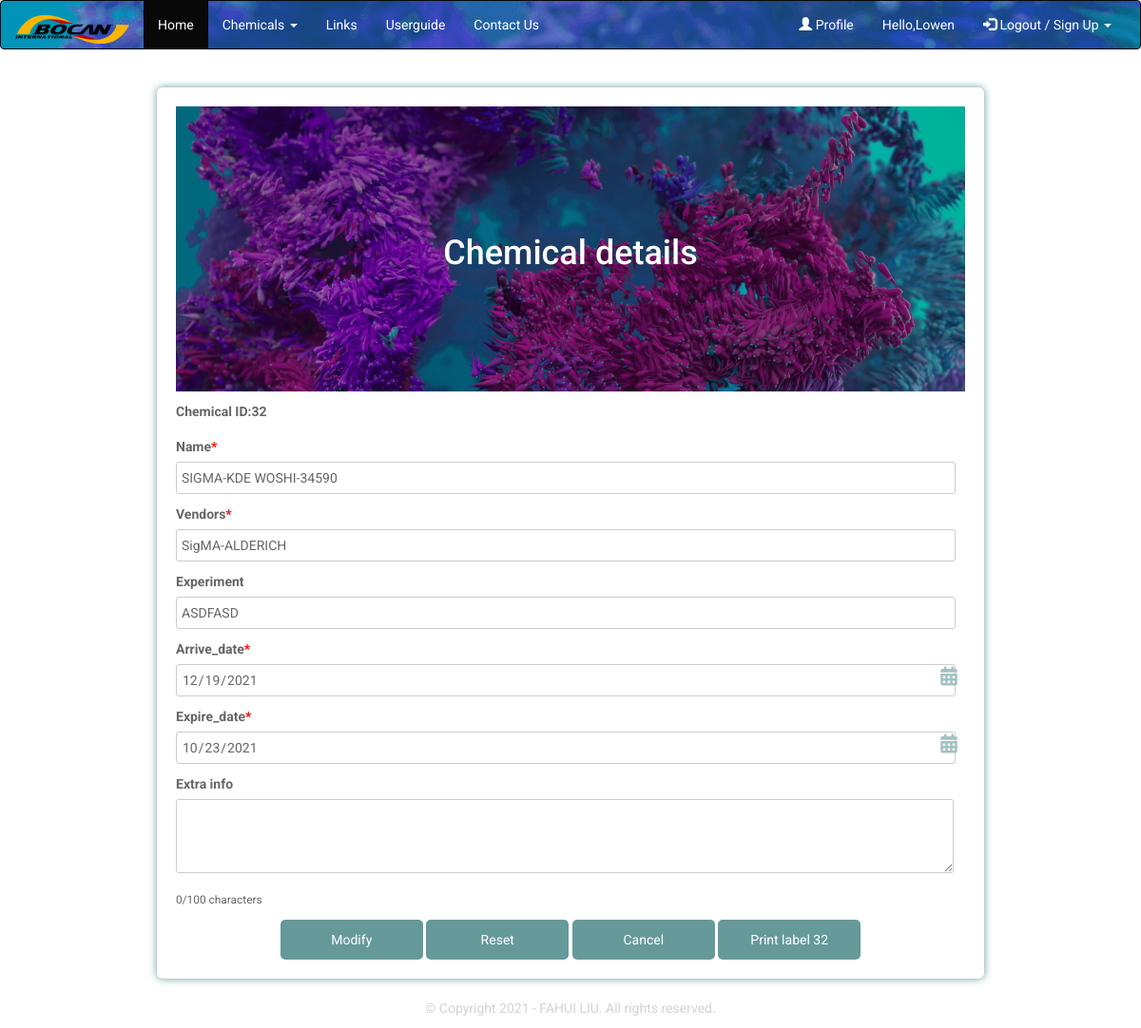
Screenshot of /detail/32 (signed in) with the database file from the repository.
### chemicals/models.py (models this page shows, shortened)
class User(AbstractUser):
    def __str__(self):
        return self.username

class chemicals(models.Model):
    name = models.CharField(max_length=20)
    vender = models.CharField(max_length=20)
    experiment = models.CharField(max_length=15)
    arrive_date = models.DateField()
    expire_date = models.DateField()

### chemicals/views.py (the view)
# urls.py: path('detail/<int:id>', views.detailpage2),
@login_required(login_url='login')
def detailpage2(request, id):
    chemical = chemicals.objects.get(id=id)
    ardate = chemical.arrive_date
    ardate = ardate.strftime('%Y-%m-%d')
    exdate = chemical.expire_date
    exdate = exdate.strftime('%Y-%m-%d')
    context = {"chemical":chemical,'ardate':ardate,'exdate':exdate}
    return render(request, 'chemicals/detailedPage2.html', context)

### chemicals/templates/chemicals/detailedPage2.html (shortened to what this page needs)
{% load static %}
<!DOCTYPE html>
<html lang="en">
  <head>
    <link rel="stylesheet" href="https://use.fontawesome.com/releases/v5.5.0/css/all.css">
    <link rel="stylesheet" href="https://maxcdn.bootstrapcdn.com/bootstrap/3.3.7/css/bootstrap.min.css">
  </head>
  <body>
  <link rel="stylesheet" href="https://maxcdn.bootstrapcdn.com/bootstrap/3.3.7/css/bootstrap.min.css">
<div class="navbar navbar-inverse" style = 'background-image: url("../../static/images/navbarbg.png");position: sticky;top: 0'>
        <div class="container-fluid">
            <div class="row">
                <div class="col-lg-12">
                    <div class="navbar-header">
                        <a href="/start/" class="navbar-brand">
                            <image src="/static/images/keilogo.png" width="120" height="30"></image>
                        </a>
                    </div>
                    <div class="navbar-collapse collapse" id="mobile_menu">
                        <ul class="nav navbar-nav" >
                            <li class="active"><a href="/start/">Home</a></li>
                            <li><a href="#" class="dropdown-toggle" data-toggle="dropdown" style="color: #fefefe" onMouseOver="this.style.color='skyblue'"
                                   onMouseOut="this.style.color='#fefefe'">Chemicals <span class="caret"></span></a>
                            </li>
                            <li><a href="https://ke-instruments.com/"
                                   style="color: #fefefe" onMouseOver="this.style.color='skyblue'"
                                   onMouseOut="this.style.color='#fefefe'" target="_blank">Links</a></li>
                            <li><a href="#" style="color: #fefefe" onMouseOver="this.style.color='skyblue'"
                                   onMouseOut="this.style.color='#fefefe'">Userguide</a></li>
                            <li><a href="#" style="color: #fefefe" onMouseOver="this.style.color='skyblue'"
                                   onMouseOut="this.style.color='#fefefe'">Contact Us</a></li>
                        </ul>
                        <ul class="nav navbar-nav navbar-right">
                            <li><a href="#" style="color: #fefefe" onMouseOver="this.style.color='skyblue'"
                                   onMouseOut="this.style.color='#fefefe'"><span class="glyphicon glyphicon-user"></span> Profile</a></li>
                            <li><a href="#" style="color: #fefefe" onMouseOver="this.style.color='skyblue'"
                                   onMouseOut="this.style.color='#fefefe'">Hello,{{request.user}}</a></li>
                            <li><a href="#" class="dropdown-toggle" data-toggle="dropdown" style="color: #fefefe" onMouseOver="this.style.color='skyblue'"
                                   onMouseOut="this.style.color='#fefefe'"><span class="glyphicon glyphicon-log-in"></span> Logout / Sign Up <span class="caret"></span></a>
                            </li>
                        </ul>
                    </div>
                </div>
            </div>
        </div>
    </div>
    <div class="testbox">
      <form action="/modifysql/" method="post">
        <div class="banner">
          <h1 style="color: #fefefe">Chemical details</h1>
        </div>
        <div class="item">
          <label for="itemid"><strong>Chemical ID:{{chemical.id}}</strong></label>
        </div>
        <div class="item">
          <label for="name">Name<span>*</span></label>
          <input id="name" type="text" value="{{chemical.name}}" name="name" required/>
        </div>
        <div class="item">
          <label for="vender">Vendors<span>*</span></label>
          <input id="vender" type="text" value="{{chemical.vender}}" name="vender" required/>
        </div>
        <div class="item">
          <label for="experiment">Experiment </label>
          <input id="experiment" type="text" value="{{chemical.experiment}}" name="experiment" />
        </div>
        <div class="item">
          <label for="arrive_date">Arrive_date<span>*</span></label>
          <input id="arrive_date" type="date" value="{{ardate}}" name="arrive_date" required/>
          <i class="fas fa-calendar-alt"></i>
        </div>
        <div class="item">
          <label for="expire_date">Expire_date<span>*</span></label>
          <input id="expire_date" type="date" value="{{exdate}}" name="expire_date" required/>
          <i class="fas fa-calendar-alt"></i>
        </div>
        <div class="item">
          <label for="extra_info">Extra info</label>
          <textarea id="extra_info" rows="3"></textarea>
        </div>
        <p><small>0/100 characters</small></p>
        <div class="btn-block">
          <button type="submit" href="/" onclick="return confirm('Are you sure to modify?')" style="color: white">Modify</button>
          <button type="reset" href="/" style="color: white">Reset</button>
          <button type="button" onclick="location.href='/home/'" style="color: white">Cancel</button>
          <button> <a href="/printpage/{{chemical.id}}" style="text-decoration: none; color: white">
				Print label {{chemical.id}}
			</a>
		  </button>
        </div>
      </form>
    </div>
  </body>
    <div class="row">
		<div class="col-md-12 copy">
			<p class="text-center" style="color: lightgrey">&copy; Copyright 2021 - FAHUI LIU.  All rights reserved.</p>
		</div>
	</div>
</html>

### chemicals/templates/chemicals/detailedPage2.html (style rules this page uses)
html, body { min-height: 75%; }
body, div, form, input, select, textarea, label, p { padding: 0; margin: 0; outline: none; font-family: Roboto, Arial, sans-serif; font-size: 14px; color: #666; line-height: 22px; }
h1 { position: absolute; margin: 0; font-size: 34px; color: #fff; z-index: 2; line-height: 83px; }
textarea { width: calc(100% - 12px); padding: 5px; }
.testbox { display: flex; justify-content: center; align-items: center; height: inherit; padding: 20px; }
form { width: 75%; padding: 20px; border-radius: 6px; background: #fff; box-shadow: 0 0 8px #669999; }
.banner { position: relative; height: 300px; background-image: url("../../static/images/bg-enterchemical.png"); background-size: cover; display: flex; justify-content: center; align-items: center; text-align: center; }
.banner::after { content: ""; background-color: rgba(0, 0, 0, 0.2); position: absolute; width: 100%; height: 100%; }
input, select, textarea { margin-bottom: 10px; border: 1px solid #ccc; border-radius: 3px; }
input { width: calc(100% - 10px); padding: 5px; }
input[type="date"] { padding: 4px 5px; }
.item { position: relative; margin: 10px 0; }
.item span { color: red; }
.item i, input[type="date"]::-webkit-calendar-picker-indicator { position: absolute; font-size: 20px; color: #a3c2c2; }
.item i { right: 1%; top: 30px; z-index: 1; }
.btn-block { margin-top: 10px; text-align: center; }
button { width: 150px; padding: 10px; border: none; border-radius: 5px; background: #669999; font-size: 16px; color: #fff; cursor: pointer; }

### rows the page displays
User: user "Lowen"
chemicals: id "32", name "SIGMA-KDE WOSHI-34590", vender "SigMA-ALDERICH", experiment "ASDFASD"
